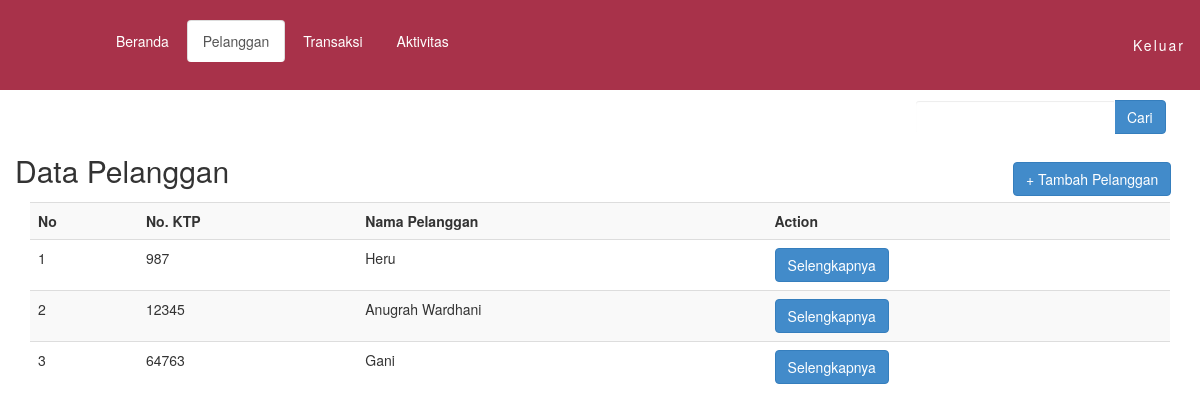
Page /fd/fdpelanggan.php on the committed database.
### tables this page shows
CREATE TABLE IF NOT EXISTS `pelanggan` (
  `no_ktp` int(30) NOT NULL,
  `nama` text NOT NULL,
  `alamat` text NOT NULL,
  `no_hp` int(15) NOT NULL,
  PRIMARY KEY (`no_ktp`)
);

### fd/fdpelanggan.php (the view, shortened to what this page needs)
<!DOCTYPE html>
<html>
<head>
</head>
<body>
<div class="content">
<?php
    include('fdheader1.php');
?>
<br><br><br><br><br>
<div class="col-md-offset-9">
  <div class="col-md-6">
  <form action="fdpelanggan.php" method="GET">
    <div class="input-group">
      <input type="text" id="cari" name="cari" class="form-control" style="width: 200px;">
      <span class="input-group-btn">
        <button class="btn btn-primary" type="button">Cari</button>
      </span>
    </div>
    </form>
  </div>
</div>
<div class="col-md-12">
<label>
	<h2> Data Pelanggan </h2>
</label>
<a href="fdtambahpelanggan.php"><button class="col-md-offset-8 btn btn-primary"> + Tambah Pelanggan</button></a>
<div class="col-md-12">
<table class="table table-striped">
  <tr style="background-color: #88888880;">
    <th>No</th>
    <th>No. KTP</th>
    <th>Nama Pelanggan</th>
    <th>Action</th>
  </tr>
<?php
  if (isset($_GET['cari'])) {
    $cari = $_GET['cari'];
    $data = mysql_query("SELECT * FROM pelanggan WHERE nama LIKE '%".$cari."%'");
  }
  else{
    $data = mysql_query("SELECT * FROM pelanggan");
  }
  $no = 1;
  while($d = mysql_fetch_array($data)){
?>
<tr>
  <td><?php echo $no; ?></td>
  <td><?php echo $d["no_ktp"]; ?></td>
  <td><?php echo $d["nama"]; ?></td>
  <td><?php echo "<a href='fddetailpelanggan.php?id=".$d['no_ktp']."' class='btn btn-primary'>Selengkapnya</a>";?></td>
  </tr>
  <?php
  $no++;
  } ?>
</table>
</div>
</div>
</body>
<br>
<br>
</html>

### assets/css/scrolling-nav.css (style rules this page uses)
body { width: 100%; height: 100%; }
html { width: 100%; height: 100%; }

### rows in the picture
pelanggan: no_ktp "987", nama "Heru"
pelanggan: no_ktp "12345", nama "Anugrah Wardhani"
pelanggan: no_ktp "64763", nama "Gani"
